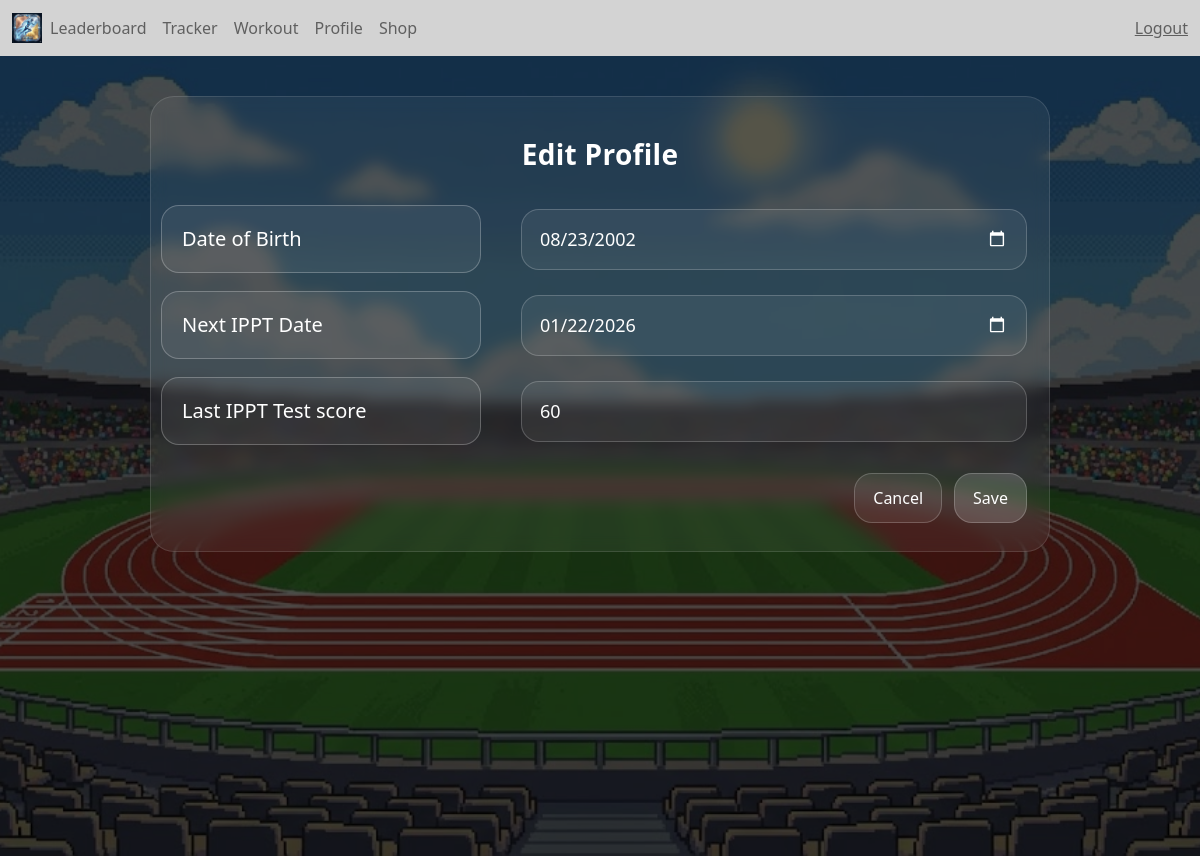
/profile (signed in), run on an earlier commit of the app's database.
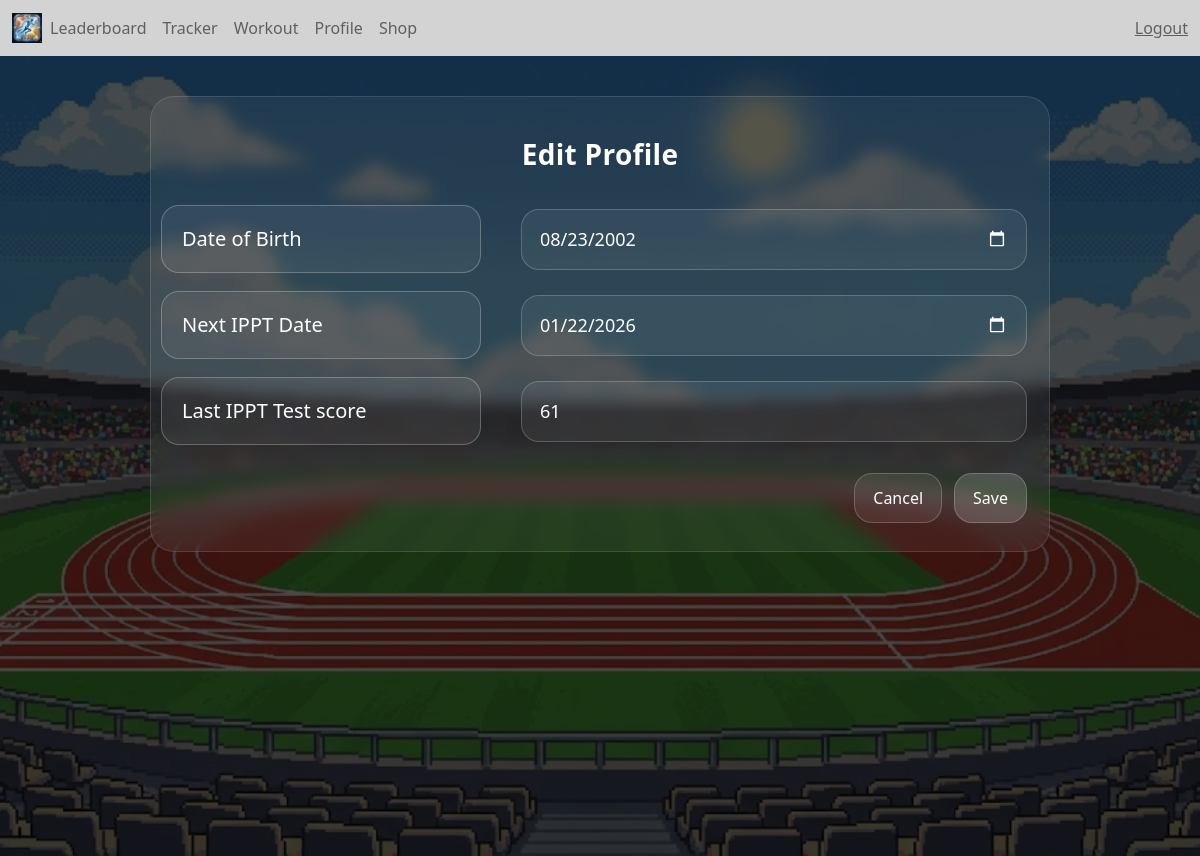
And on a later commit of the database.
### tables this page shows
CREATE TABLE profiles (
            user_id INTEGER PRIMARY KEY,
            xp INTEGER DEFAULT 0,
            credits INTEGER DEFAULT 0,
            dob DATE,
            goal TEXT,
            avatar_path TEXT DEFAULT '/static/avatar/default.jpg',
            next_ippt_date DATE,
            prev_ippt_score INTEGER,
            FOREIGN KEY(user_id) REFERENCES users(id)
        );

### app.py (the view, shortened to what this page needs)
@app.route("/profile", methods=["GET", "POST"])
@login_required
def profile():
    db = get_db()
    user = db.execute("""
        SELECT dob, next_ippt_date, prev_ippt_score
        FROM profiles
        WHERE user_id = ?
    """, (current_user.id,)).fetchone()
    return render_template("profile.html", user=user)

### app.py (called while the page is built)
@login_manager.user_loader
def load_user(user_id):
    db = get_db()
    user = db.execute(
        "SELECT * FROM users WHERE id = ?",
        (user_id,)
    ).fetchone()
    if user:
        return User(user["id"], user["username"])
    return None

def get_db():
    db = getattr(g, "_database", None)
    if db is None:
        db = g._database = sqlite3.connect(DATABASE)
        db.row_factory = sqlite3.Row
    return db

@app.teardown_appcontext
def close_connection(exception):
    db = getattr(g, "_database", None)
    if db is not None:
        db.close()

### templates/profile.html (shortened to what this page needs)
{% extends "base.html" %}
{% block css %}
<link rel="stylesheet" href="{{ url_for('static', filename='profile.css') }}">
{% endblock %}
{% block content %}
<div class="track-bg">
  <div class="overlay">
    <div class="card">
      <div class="title">Edit Profile</div>
      <form method="POST">
        <div class="rows">
          <div class="row">
            <div class="pill">Date of Birth</div>
            <div>
              <input
                class="input"
                type="date"
                id="dob"
                name="dob"
                value="{{ user.dob if user and user.dob else '' }}"
              />
            </div>
          </div>
          <div class="row">
            <div class="pill">Next IPPT Date</div>
            <div>
              <input
                class="input"
                type="date"
                id="next_ippt_date"
                name="next_ippt_date"
                value="{{ user.next_ippt_date if user and user.next_ippt_date else '' }}"
              />
            </div>
          </div>
          <div class="row">
            <div class="pill">Last IPPT Test score</div>
            <div>
              <input
                class="input"
                type="number"
                id="last_ippt_score"
                name="last_ippt_score"
                value="{{ user.prev_ippt_score if user and user.prev_ippt_score else '' }}"
              />
            </div>
          </div>
        </div>
        <div class="actions">
          <a class="btn" href="/profile">Cancel</a>
          <button class="btn primary" type="submit">Save</button>
        </div>
      </form>
    </div>
  </div>
</div>
{% endblock %}

### templates/base.html (shortened to what this page needs)
<!doctype html>
<html lang="en">
<head>
  <link rel="stylesheet" href="../static/main.css">
  <link href="https://cdn.jsdelivr.net/npm/bootstrap@5.2.3/dist/css/bootstrap.min.css" rel="stylesheet">
  {% block css %}
  {% endblock %}
</head>
<body>
  {% block navbar %}
      {% if current_user.is_authenticated %}
        {% include 'includes/afternavbar.html' %}
      {% else %}
        {% include 'includes/navbar.html' %}
      {% endif %}
  {% endblock %}
  {% block content %}{% endblock %}
</body>
</html>

### templates/includes/afternavbar.html (shortened to what this page needs)
<nav class="navbar navbar-expand-lg bg-body-tertiary">
  <div class="container-fluid">
     <a href="{{ url_for('home') }}">
        <img src="{{url_for('static', filename='logo.png')}}" alt="Logo" width="30" height="30">
     </a>
    <div class="collapse navbar-collapse" id="navbarText">
      <ul class="navbar-nav me-auto mb-2 mb-lg-0">
        <li class="nav-item">
          <a class="nav-link" href="{{ url_for('leaderboard') }}">Leaderboard</a>
        </li>
        <li class="nav-item">
          <a class="nav-link" href="{{ url_for('tracker') }}">Tracker</a>
        </li>
        <li class="nav-item">
          <a class="nav-link" href="{{ url_for('workout') }}">Workout</a>
        </li>
        <li class="nav-item">
          <a class="nav-link" href="{{ url_for('profile') }}">Profile</a>
        </li>
        <li class="nav-item">
          <a class="nav-link" href="{{ url_for('shop') }}">Shop</a>
        </li>
      </ul>
      <a class="navbar-text" href="{{ url_for('logout') }}">Logout</a>
    </div>
  </div>
</nav>

### static/main.css (style rules this page uses)
.navbar { background-color: lightgray; }

### static/profile.css (style rules this page uses)
.track-bg { min-height: 100vh; background-image: url("/static/home_backgrnd/Track.png"); background-size: cover; background-position: center; background-repeat: no-repeat; }
.overlay { min-height: 100vh; background: rgba(0, 0, 0, 0.70); padding: 40px 16px; display: flex; justify-content: center; align-items: flex-start; }
.card { width: 100%; max-width: 900px; border-radius: 24px; border: 1px solid rgba(255, 255, 255, 0.12); background: rgba(255, 255, 255, 0.06); backdrop-filter: blur(8px); padding: 28px 22px; }
.title { text-align: center; color: #fff; font-size: 28px; font-weight: 600; margin: 8px 0 30px; letter-spacing: 0.3px; }
.rows { display: flex; flex-direction: column; gap: 18px; }
.row { display: grid; grid-template-columns: 1fr; gap: 12px; align-items: center; }
@media (min-width: 768px) { .row { grid-template-columns: 320px 1fr; gap: 28px; } }
.pill { border-radius: 18px; border: 1px solid rgba(255, 255, 255, 0.25); background: rgba(255, 255, 255, 0.06); padding: 18px 20px; color: #fff; font-size: 20px; font-weight: 500; }
.input, .select { width: 100%; border-radius: 18px; border: 1px solid rgba(255, 255, 255, 0.20); background: rgba(255, 255, 255, 0.06); color: #fff; padding: 16px 18px; font-size: 18px; outline: none; }
input[type="date"] { color-scheme: dark; }
.actions { margin-top: 28px; display: flex; gap: 12px; justify-content: flex-end; flex-wrap: wrap; }
.btn { border-radius: 18px; padding: 12px 18px; font-size: 16px; cursor: pointer; border: 1px solid rgba(255, 255, 255, 0.20); background: rgba(255, 255, 255, 0.08); color: #fff; text-decoration: none; display: inline-block; }
.btn.primary { background: rgba(255, 255, 255, 0.16); }

What changed in the data, as far as the page shows it:
changed profiles: last_ippt_score "60" → "61"
